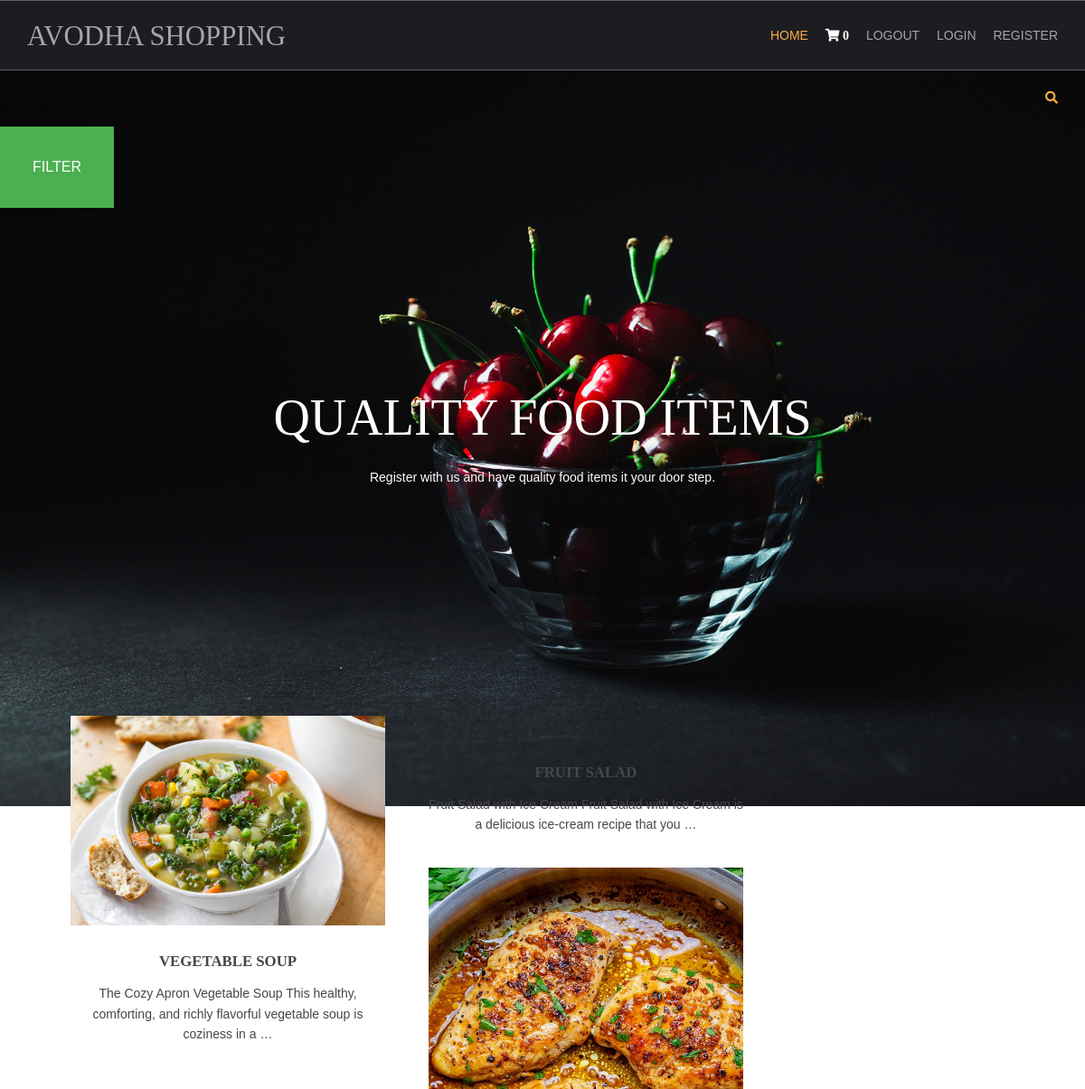
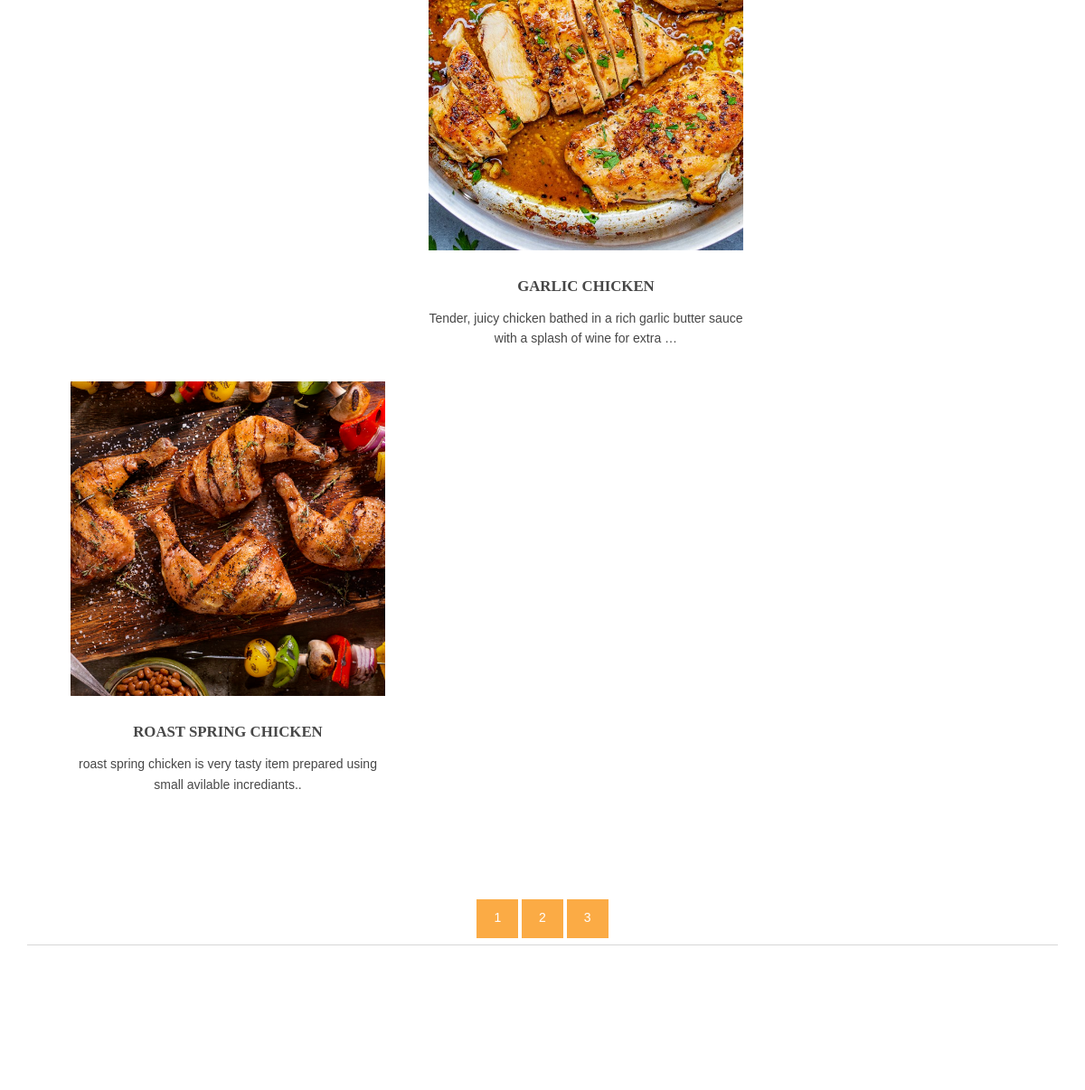
The page / on the database its author committed (2 pictures, top to bottom).
### shop/models.py (models this page shows, shortened)
class products(models.Model):
    name=models.CharField(max_length=150,unique=True)
    slug=models.SlugField(max_length=250,unique=True)
    img=models.ImageField(upload_to='product')
    desc=models.TextField()
    stock=models.IntegerField()
    available=models.BooleanField()
    price=models.IntegerField()
    category=models.ForeignKey(categ,on_delete=models.CASCADE)
    def get_url(self):
        return reverse('details',args=[self.category.slug,self.slug])

### shop/views.py (the view)
# urls.py: 2. Add a URL to urlpatterns:  path('', views.home, name='home')
def home(request,c_slug=None):
    c_page=None
    prodt=None
    if c_slug!=None:
        c_page=get_object_or_404(categ,slug=c_slug)
        prodt=products.objects.filter(category=c_page,available=True)
    else:
        prodt=products.objects.all().filter(available=True)
    cat=categ.objects.all()
    paginator=Paginator(prodt,4)
    try:
        page=int(request.GET.get('page','1'))
    except:
        page=1
    try:
        pro=paginator.page(page)
    except(EmptyPage,InvalidPage):
        pro=paginator.page(paginator.num_pages)
    return render(request,'index.html',{'pr':prodt,'ct':cat,'pg':pro})

### cart/contex_processor.py (called while the page is built)
def count(request):
    item_count=0
    if 'admin' in request.path:
        return {}
    else:
        try:
            ct=cartlist.objects.filter(cart_id=c_id(request))
            cti=items.objects.all().filter(cart=ct[:1])
            for c in cti:
                item_count+=c.quan
        except cartlist.DoesNotExist:
            item_count=0
        return dict(itc=item_count)

### cart/views.py (called while the page is built)
def c_id(request):
    ct_id=request.session.session_key
    if not ct_id:
        ct_id=request.session.create()
    return ct_id

### shop/models.py (called while the page is built)
    def get_url(self):
     return reverse('prod_cat',args=[self.slug])

### templates/index.html (shortened to what this page needs)
{% extends 'base.html' %}
{% load static %}
{% block content %}
<html lang="">
<head>
<link href="{% static 'hm/layout/styles/layout.css' %}" rel="stylesheet" type="text/css" media="all">
</head>
<body id="top">
<div class="abcd" style="background-image:url({% static 'hm/images//demo/backgrounds/bg.jpg' %});">
    <div class="wrapper row0">
    <div id="topbar" class="hoc clear">
  <div class="fl_right">
        <ul class="nospace">
          <li id="searchform">
          </li>
        </ul>
    </div>
    </div>
      <div class="dropdown">
  <button class="dropbtn">FILTER</button>
</div>
      </div>
  <div id="pageintro" class="hoc clear">
    <article>
      <h3 class="heading">QUALITY FOOD ITEMS</h3>
      <p>Register with us and have quality food items it your door step.</p>
    </article>
  </div>
</div>
<div class="wrapper row3">
  <main class="hoc container clear">
    <section id="introblocks">
      <ul class="nospace group btmspace-80">
        {% for i in pg.object_list %}
        <li class="one_third">
          <figure><a class="imgover" href="{{i.get_url}}"><img src="{{i.img.url}}" alt="" style="height:250;width:300;"></a>
            <figcaption>
              <h6 class="heading">{{i.name}}</h6>
              <p>{{i.desc|truncatewords:17}}</p>
              <br>
            </figcaption>
          </figure>
        </li>
        {% endfor %}
      </ul>
    </section>
    <center>
  {% for p in pg.paginator.page_range %}
      <a href="?page={{p}}" class="btn btn-light btn-sm{% if pg.number == p %} active {% endif %}">{{p}}</a>
  {% endfor %}
    </center>
    <hr class="btmspace-80">
  </main>
</div>
</body>
</html>
{% endblock %}

### templates/base.html (shortened to what this page needs)
{% load static %}
<!DOCTYPE html>
<html lang="en
">
<head>
<link href="{% static 'hm/layout/styles/layout.css' %}" rel="stylesheet" type="text/css" media="all">
</head>
<body id="top">
  <div class="wrapper row1">
    <header id="header" class="hoc clear">
      <div id="logo" class="fl_left">
        <h1><a href="/">AVODHA SHOPPING</a></h1>
      </div>
      <nav id="mainav" class="fl_right">
        <ul class="clear">
          <li class="active"><a href="/">Home</a></li>
          <li><a class="active" href="{% url 'cartDetails' %}"><i class="fa fa-shopping-cart" style="font-size:14px; color:white;">&nbsp;{{itc}}</i></a></li>
          <li><a class="active" href="#">Logout</a></li>
          <li><a class="active" href="#">Login</a></li>
          <li><a class="active" href="accounts/register">Register</a></li>
        </ul>
      </nav>
    </header>
  </div>
{% block content %}
{% endblock %}
</body>
</html>

### static/hm/layout/styles/layout.css (style rules this page uses)
.row1 { border:solid; border-width:1px 0; }
#topbar { padding:20px 0; font-size:.8rem; text-transform:uppercase; }
#topbar ul li { display:inline-block; margin-right:15px; }
#topbar ul li:last-child { margin-right:0; padding-right:0; border-right:none; }
#topbar #searchform { position:relative; line-height:1; z-index:9999; }
#topbar #searchform::after { display:block; height:18px; line-height:18px; padding:0; font-family:"Font Awesome\ 5 Free"; font-weight:900; font-size:1rem; content:"\f002"; }
#topbar #searchform ::placeholder { text-transform:capitalize; }
#header #logo { margin:22px 0 0 0; }
#header #logo h1 { margin:0; padding:0; font-size:2.2rem; text-transform:uppercase; }
#pageintro { padding:200px 0 300px; }
#pageintro article, #pageintro article p { display:block; max-width:75%; margin:0 auto; text-align:center; }
#pageintro article p { max-width:65%; line-height:2rem; }
#pageintro .heading { margin-bottom:20px; font-size:4rem; }
.container { padding:80px 0; }
#introblocks { display:block; position:relative; margin:-180px 0 0 0; z-index:1; text-align:center; }
#introblocks figure figcaption { display:block; padding:30px 0 0 0; text-align:center; }
#introblocks figure figcaption .heading { font-size:1.2rem; font-weight:700; margin-bottom:0; }
*, *::before, *::after { transition:all .3s ease-in-out; }
nav ul, nav ol { margin:0; padding:0; list-style:none; }
#mainav, #breadcrumb, .sidebar nav { line-height:normal; }
#mainav ul { text-transform:uppercase; }
#mainav li { display:inline-block; position:relative; margin:0 15px 0 0; padding:0; }
#mainav li:last-child { margin-right:0; }
#mainav li a { display:block; padding:30px 0; }
body { color:#A5A6AA; background-color:#1C1D21; }
a { color:#FBAB45; }
hr, .borderedbox { border-color:#D7D7D7; }
.btn, .btn.inverse:hover { color:#FFFFFF; background-color:#FBAB45; border-color:#FBAB45; }
.imgover, .imgover:hover::after { color:#FFFFFF; }
.row1 { border-color:rgba(255,255,255,.3); }
.row3 { color:#474747; background-color:#FFFFFF; }
#topbar #searchform { color:#FBAB45; }
#header #logo h1 a { color:inherit; }
#pageintro { color:#FFFFFF; }
#mainav li a { color:inherit; }
#mainav .active a, #mainav a:hover, #mainav li:hover > a { color:#FBAB45; background-color:inherit; }
@media screen and (min-width:1140px) { .hoc { max-width:1140px; } }

### templates/index.html (style rules this page uses)
.dropbtn { background-color: #4CAF50; color: white; padding: 36px; font-size: 16px; border: none; cursor: pointer; }
.dropdown { position: relative; display: inline-block; padding:left; }
.abcd { height:100%; background-position:center; background-repeat:no-repeat; background-size:cover; }

### rows shown on the page
products: img (picture), name "VEGETABLE SOUP", desc "The Cozy Apron Vegetable Soup This healthy, comforting, and richly flavorful vegetable soup is coziness in a …"
products: name "FRUIT SALAD", desc "Fruit Salad with Ice Cream Fruit Salad with Ice Cream is a delicious ice-cream recipe that you …"
products: img (picture), name "GARLIC CHICKEN", desc "Tender, juicy chicken bathed in a rich garlic butter sauce with a splash of wine for extra …"
products: img (picture), name "ROAST SPRING CHICKEN", desc "roast spring chicken is very tasty item prepared using small avilable incrediants.."

### other values the page prints
{{ itc }} "0"
{{ p }} "1" "2" "3"
